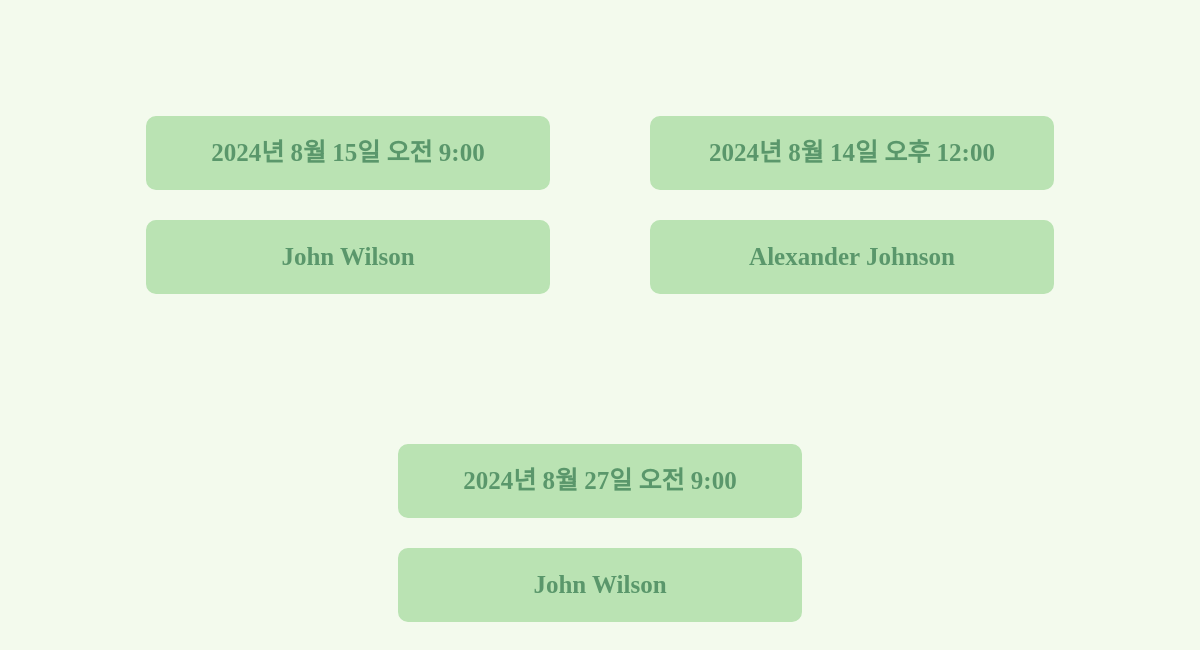
Before: /green/mypage/reservations/ (signed in, lower part) with the older database file.
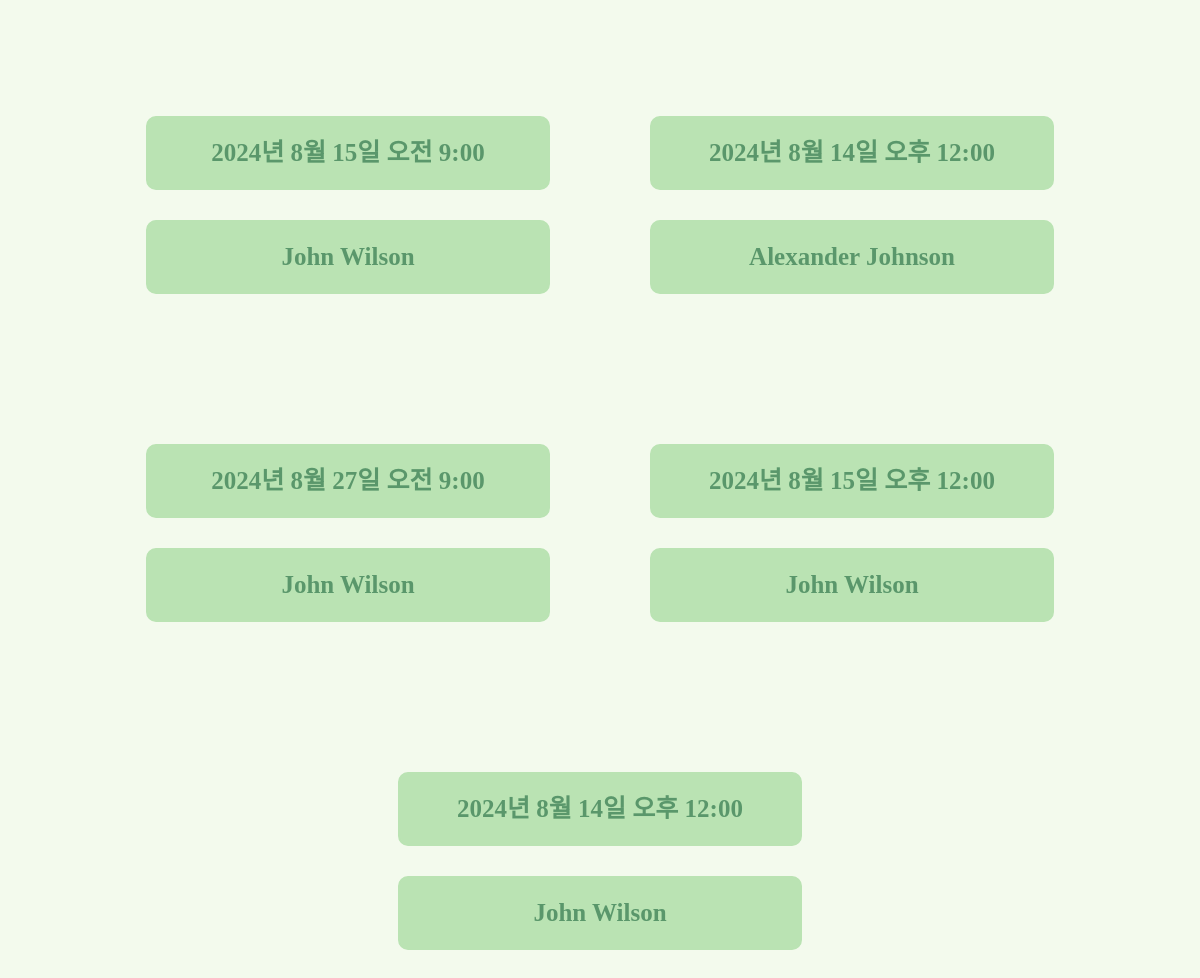
After: the same page with the newer database file.
### green/models.py (models this page shows, shortened)
class Reservation(models.Model):
    expert = models.ForeignKey(Expert, on_delete=models.CASCADE)
    user = models.ForeignKey(User, on_delete=models.CASCADE)
    date = models.DateField()
    time = models.TimeField()

class Expert(models.Model):
    name = models.CharField(max_length=100)
    location = models.CharField(max_length=100)
    description = models.TextField()
    photo = models.ImageField(upload_to='experts/')

### green/views.py (the view)
# urls.py: path('mypage/reservations/', views.reservation_list, name='reservation_list'),
def reservation_list(request):
    reservations = Reservation.objects.filter(user=request.user)
    return render(request, 'green/reservation_list.html', {'reservations': reservations})

### green/templates/green/reservation_list.html (shortened to what this page needs)
<!DOCTYPE html>
<html lang="ko">
  <head>
    {% load static %}
    <link rel="stylesheet" href="{% static '/css/resetCSS.css' %}" />
    <link rel="stylesheet" href="{% static '/css/header.css' %}" />
    <link rel="stylesheet" href="{% static '/css/my_reservation.css' %}" />
  </head>
  <body>
    {% include 'green/header.html' %}
    {% if reservations %}
    <div class="reservations_container">
      {% for reservation in reservations %}
      <div class="reservation_1">
        <div class="pic_and_box">
          <div class="box_all">
            <div class="date_box">
              <div class="date_text">{{ reservation.date }} {{ reservation.time }}</div>
            </div>
            <div class="expert_box">
              <div class="expert_text">{{ reservation.expert.name }}</div>
            </div>
          </div>
        </div>
      </div>
      {% endfor %}
    </div>
    {% else %}
    <div class="no_posts_message_box">
      <div class="no_posts_message">예약 내역이 없습니다.</div>
    </div>
    {% endif %}
  </body>
</html>

Changed rows visible on the page:
added Reservation: date "2024년 8월 15일", time "오후 12:00", expert.name "John Wilson"
added Reservation: date "2024년 8월 14일", time "오후 12:00", expert.name "John Wilson"
